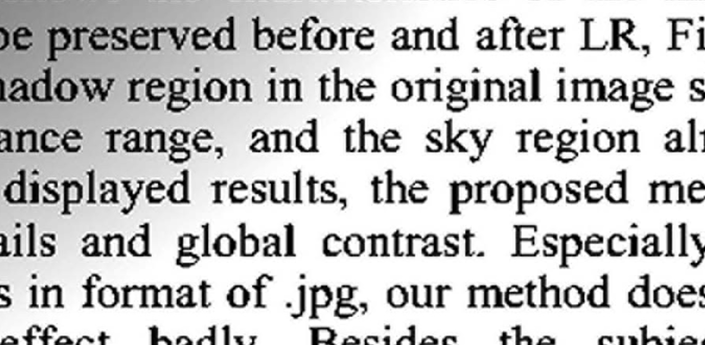
#> input picture 57804533-image-lighting-correction/1.png, 705 x 345 px
$ python image_lighting_correction.py
#> lines starting #> are read from the running program, lines starting #| are printed output that depends on the picture; after the words box and inside, x2 and y2 are one past the last pixel; in counts of white or black regions, pixels touching at a corner belong together
import cv2

image = cv2.imread('1.png')
#> image is the input picture: shape (345, 705, 3); min 0, max 255, mean 196.8
gray = cv2.cvtColor(image, cv2.COLOR_BGR2GRAY)
blur = cv2.GaussianBlur(gray, (5,5), 0)
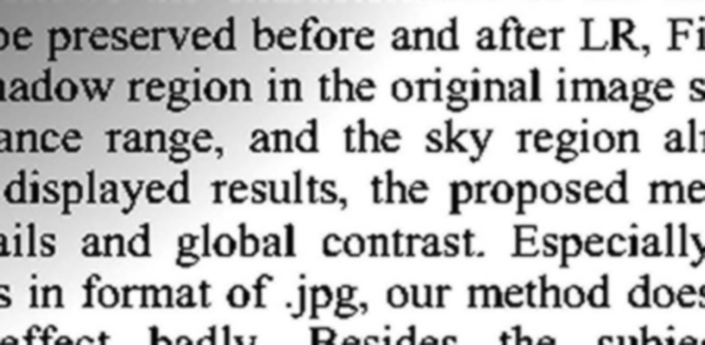
#> blur: shape (345, 705); min 2, max 255, mean 196.8
thresh = cv2.adaptiveThreshold(blur,255,cv2.ADAPTIVE_THRESH_GAUSSIAN_C, \
         cv2.THRESH_BINARY_INV,9,11)
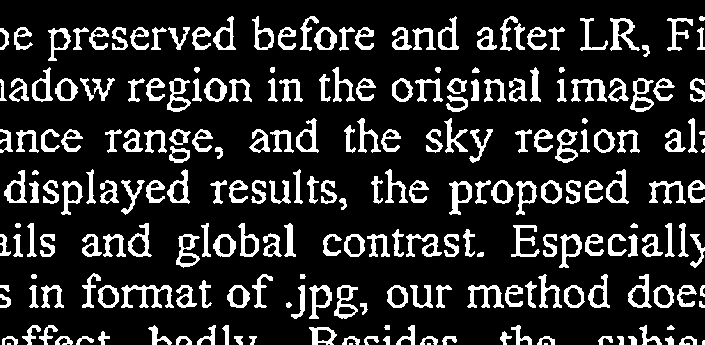
#> thresh: shape (345, 705); 16.8% white; 230 white regions (7 under 20 px), largest, box (x1, y1, x2, y2) and area: (121, 285, 174, 308) 536, (610, 18, 640, 51) 413, (571, 79, 607, 102) 395
kernel = cv2.getStructuringElement(cv2.MORPH_RECT, (3,3))
close = cv2.morphologyEx(thresh, cv2.MORPH_CLOSE, kernel)
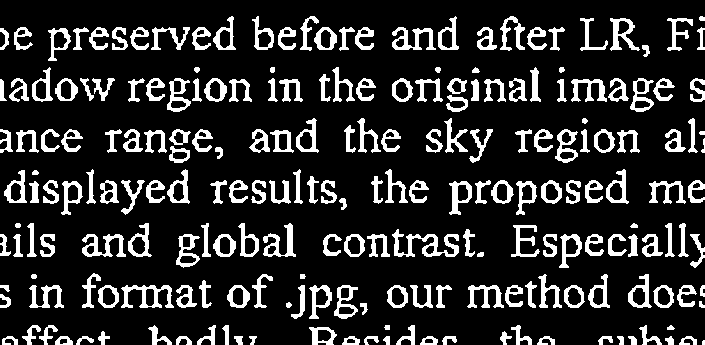
#> close: shape (345, 705); 17.1% white; 217 white regions (1 under 20 px), largest, box (x1, y1, x2, y2) and area: (392, 229, 459, 257) 725, (121, 285, 174, 308) 545, (82, 234, 126, 257) 489
dilate = cv2.dilate(close, kernel, iterations=1)
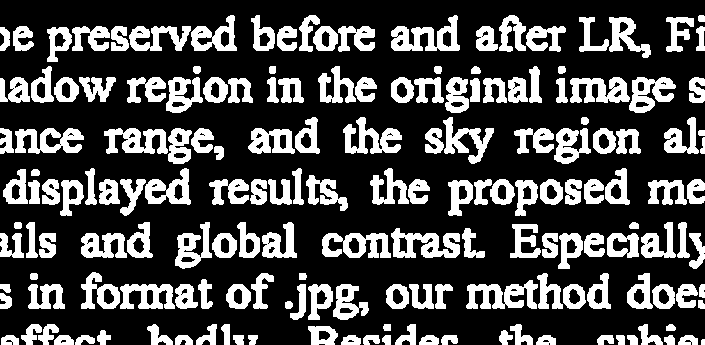
#> dilate: shape (345, 705); 28.3% white; 174 white regions, largest, box (x1, y1, x2, y2) and area: (391, 15, 460, 51) 1244, (391, 228, 460, 258) 1209, (466, 280, 538, 309) 1204
result = 255 - dilate

cv2.imshow('thresh', thresh)
cv2.imshow('close', close)
cv2.imshow('dilate', dilate)
cv2.imshow('result', result)
cv2.waitKey()
